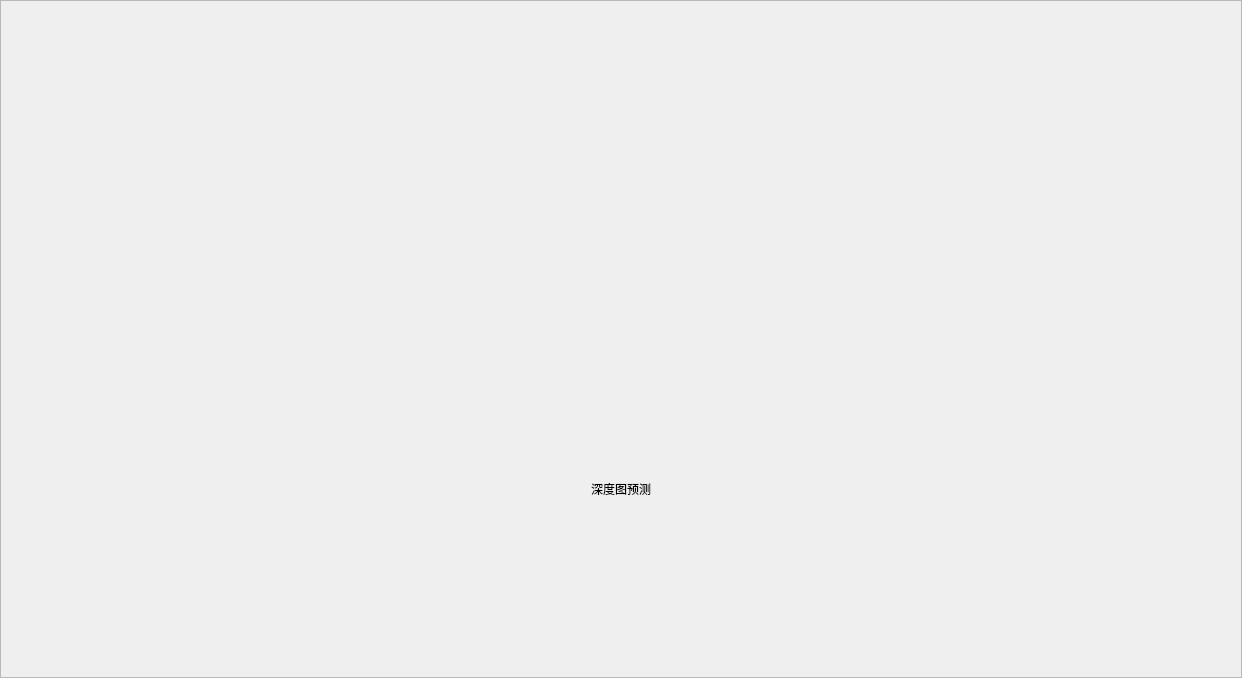
         <widget class="QWidget" name="p2_depth">
          <layout class="QGridLayout" name="gridLayout_7">
           <property name="leftMargin">
            <number>0</number>
           </property>
           <property name="topMargin">
            <number>0</number>
           </property>
           <property name="rightMargin">
            <number>0</number>
           </property>
           <property name="bottomMargin">
            <number>0</number>
           </property>
           <property name="spacing">
            <number>0</number>
           </property>
           <item row="0" column="0">
            <widget class="QFrame" name="f_p2_depth">
             <property name="frameShape">
              <enum>QFrame::StyledPanel</enum>
             </property>
             <property name="frameShadow">
              <enum>QFrame::Raised</enum>
             </property>
             <layout class="QGridLayout" name="gridLayout_8">
              <property name="leftMargin">
               <number>0</number>
              </property>
              <property name="topMargin">
               <number>0</number>
              </property>
              <property name="rightMargin">
               <number>0</number>
              </property>
              <property name="bottomMargin">
               <number>0</number>
              </property>
              <property name="spacing">
               <number>0</number>
              </property>
              <item row="0" column="1">
               <spacer name="verticalSpacer_5">
                <property name="orientation">
                 <enum>Qt::Vertical</enum>
                </property>
                <property name="sizeHint" stdset="0">
                 <size>
                  <width>20</width>
                  <height>179</height>
                 </size>
                </property>
               </spacer>
              </item>
              <item row="1" column="0">
               <spacer name="horizontalSpacer_7">
                <property name="orientation">
                 <enum>Qt::Horizontal</enum>
                </property>
                <property name="sizeHint" stdset="0">
                 <size>
                  <width>57</width>
                  <height>20</height>
                 </size>
                </property>
               </spacer>
              </item>
              <item row="1" column="1">
               <widget class="QLabel" name="lb_p2_img">
                <property name="minimumSize">
                 <size>
                  <width>1126</width>
                  <height>300</height>
                 </size>
                </property>
                <property name="maximumSize">
                 <size>
                  <width>1126</width>
                  <height>300</height>
                 </size>
                </property>
                <property name="styleSheet">
                 <string notr="true"/>
                </property>
                <property name="text">
                 <string/>
                </property>
                <property name="alignment">
                 <set>Qt::AlignCenter</set>
                </property>
               </widget>
              </item>
              <item row="1" column="2">
               <spacer name="horizontalSpacer_8">
                <property name="orientation">
                 <enum>Qt::Horizontal</enum>
                </property>
                <property name="sizeHint" stdset="0">
                 <size>
                  <width>57</width>
                  <height>20</height>
                 </size>
                </property>
               </spacer>
              </item>
              <item row="2" column="1">
               <widget class="QLabel" name="lb_info_5">
                <property name="text">
                 <string>深度图预测</string>
                </property>
                <property name="alignment">
                 <set>Qt::AlignCenter</set>
                </property>
               </widget>
              </item>
              <item row="3" column="1">
               <spacer name="verticalSpacer_6">
                <property name="orientation">
                 <enum>Qt::Vertical</enum>
                </property>
                <property name="sizeHint" stdset="0">
                 <size>
                  <width>20</width>
                  <height>179</height>
                 </size>
                </property>
               </spacer>
              </item>
             </layout>
            </widget>
           </item>
          </layout>
         </widget>
